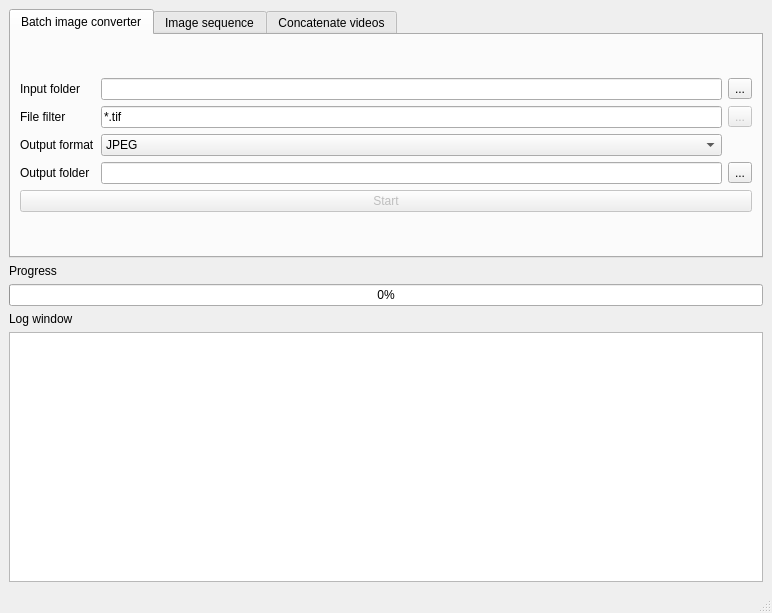
<?xml version="1.0" encoding="UTF-8"?>
<ui version="4.0">
 <class>MainWindow</class>
 <widget class="QMainWindow" name="MainWindow">
  <property name="geometry">
   <rect>
    <x>0</x>
    <y>0</y>
    <width>772</width>
    <height>613</height>
   </rect>
  </property>
  <property name="windowTitle">
   <string>MovieMaker</string>
  </property>
  <property name="windowIcon">
   <iconset resource="resource.qrc">
    <normaloff>:/resources/icons8-bobina-40.png</normaloff>:/resources/icons8-bobina-40.png</iconset>
  </property>
  <property name="unifiedTitleAndToolBarOnMac">
   <bool>false</bool>
  </property>
  <widget class="QWidget" name="centralwidget">
   <layout class="QVBoxLayout" name="verticalLayout_13">
    <item>
     <layout class="QVBoxLayout" name="verticalLayout_12">
      <item>
       <widget class="QTabWidget" name="tab_moviemaker">
        <property name="toolTip">
         <string/>
        </property>
        <property name="currentIndex">
         <number>0</number>
        </property>
        <widget class="QWidget" name="tab">
         <attribute name="title">
          <string>Batch image converter</string>
         </attribute>
         <layout class="QVBoxLayout" name="verticalLayout_11">
          <item>
           <layout class="QVBoxLayout" name="verticalLayout_9">
            <item>
             <layout class="QGridLayout" name="gridLayout_4">
              <item row="0" column="0">
               <widget class="QLabel" name="label_10">
                <property name="text">
                 <string>Input folder</string>
                </property>
                <property name="buddy">
                 <cstring>converter_input_path_text</cstring>
                </property>
               </widget>
              </item>
              <item row="0" column="1">
               <widget class="QLineEdit" name="converter_input_path_text">
                <property name="minimumSize">
                 <size>
                  <width>300</width>
                  <height>0</height>
                 </size>
                </property>
                <property name="toolTip">
                 <string>&lt;html&gt;&lt;head/&gt;&lt;body&gt;&lt;p&gt;&lt;span style=&quot; font-weight:600;&quot;&gt;Input directory&lt;/span&gt;&lt;/p&gt;&lt;/body&gt;&lt;/html&gt;</string>
                </property>
               </widget>
              </item>
              <item row="0" column="2">
               <widget class="QToolButton" name="converter_input_path_button">
                <property name="toolTip">
                 <string>&lt;html&gt;&lt;head/&gt;&lt;body&gt;&lt;p&gt;&lt;span style=&quot; font-weight:600;&quot;&gt;Open a file dialog window&lt;/span&gt;&lt;/p&gt;&lt;p&gt;And select the directory containing the input files you want to convert&lt;/p&gt;&lt;/body&gt;&lt;/html&gt;</string>
                </property>
                <property name="text">
                 <string>...</string>
                </property>
                <property name="icon">
                 <iconset resource="resource.qrc">
                  <normaloff>:/resources/icons8-opened-folder-30.png</normaloff>:/resources/icons8-opened-folder-30.png</iconset>
                </property>
               </widget>
              </item>
              <item row="1" column="0">
               <widget class="QLabel" name="label_11">
                <property name="text">
                 <string>File filter</string>
                </property>
                <property name="buddy">
                 <cstring>converter_file_filter_text</cstring>
                </property>
               </widget>
              </item>
              <item row="1" column="1">
               <widget class="QLineEdit" name="converter_file_filter_text">
                <property name="minimumSize">
                 <size>
                  <width>300</width>
                  <height>0</height>
                 </size>
                </property>
                <property name="toolTip">
                 <string>&lt;html&gt;&lt;head/&gt;&lt;body&gt;&lt;p&gt;Use wildcards (* and ?) to define your selection filter&lt;/p&gt;&lt;/body&gt;&lt;/html&gt;</string>
                </property>
                <property name="text">
                 <string>*.tif</string>
                </property>
               </widget>
              </item>
              <item row="1" column="2">
               <widget class="QToolButton" name="converter_test_filter_button">
                <property name="enabled">
                 <bool>false</bool>
                </property>
                <property name="toolTip">
                 <string>&lt;html&gt;&lt;head/&gt;&lt;body&gt;&lt;p&gt;&lt;span style=&quot; font-weight:600;&quot;&gt;Check if the filter is matching your selection.&lt;/span&gt;&lt;/p&gt;&lt;p&gt;A list of selected files is displayed in the log window.&lt;/p&gt;&lt;/body&gt;&lt;/html&gt;</string>
                </property>
                <property name="text">
                 <string>...</string>
                </property>
                <property name="icon">
                 <iconset resource="resource.qrc">
                  <normaloff>:/resources/icons8-ok-30.png</normaloff>:/resources/icons8-ok-30.png</iconset>
                </property>
               </widget>
              </item>
              <item row="2" column="0">
               <widget class="QLabel" name="label_13">
                <property name="text">
                 <string>Output format</string>
                </property>
                <property name="buddy">
                 <cstring>converter_output_format_combobox</cstring>
                </property>
               </widget>
              </item>
              <item row="2" column="1">
               <widget class="QComboBox" name="converter_output_format_combobox">
                <property name="minimumSize">
                 <size>
                  <width>300</width>
                  <height>0</height>
                 </size>
                </property>
                <property name="toolTip">
                 <string>&lt;html&gt;&lt;head/&gt;&lt;body&gt;&lt;p&gt;Select the output file format&lt;/p&gt;&lt;/body&gt;&lt;/html&gt;</string>
                </property>
                <property name="currentIndex">
                 <number>0</number>
                </property>
                <item>
                 <property name="text">
                  <string comment="JPG">JPEG</string>
                 </property>
                </item>
                <item>
                 <property name="text">
                  <string comment="PNG">PNG</string>
                 </property>
                </item>
               </widget>
              </item>
              <item row="3" column="0">
               <widget class="QLabel" name="label_12">
                <property name="text">
                 <string>Output folder</string>
                </property>
                <property name="buddy">
                 <cstring>converter_output_path_text</cstring>
                </property>
               </widget>
              </item>
              <item row="3" column="1">
               <widget class="QLineEdit" name="converter_output_path_text">
                <property name="minimumSize">
                 <size>
                  <width>300</width>
                  <height>0</height>
                 </size>
                </property>
                <property name="toolTip">
                 <string>&lt;html&gt;&lt;head/&gt;&lt;body&gt;&lt;p&gt;Output folder&lt;/p&gt;&lt;/body&gt;&lt;/html&gt;</string>
                </property>
               </widget>
              </item>
              <item row="3" column="2">
               <widget class="QToolButton" name="converter_output_path_button">
                <property name="text">
                 <string>...</string>
                </property>
                <property name="icon">
                 <iconset resource="resource.qrc">
                  <normaloff>:/resources/icons8-opened-folder-30.png</normaloff>:/resources/icons8-opened-folder-30.png</iconset>
                </property>
               </widget>
              </item>
             </layout>
            </item>
            <item>
             <widget class="QPushButton" name="converter_start_button">
              <property name="enabled">
               <bool>false</bool>
              </property>
              <property name="sizePolicy">
               <sizepolicy hsizetype="Minimum" vsizetype="Fixed">
                <horstretch>0</horstretch>
                <verstretch>0</verstretch>
               </sizepolicy>
              </property>
              <property name="toolTip">
               <string>&lt;html&gt;&lt;head/&gt;&lt;body&gt;&lt;p&gt;Start the batch conversion&lt;/p&gt;&lt;/body&gt;&lt;/html&gt;</string>
              </property>
              <property name="text">
               <string>Start</string>
              </property>
              <property name="icon">
               <iconset resource="resource.qrc">
                <normaloff>:/resources/icons8-start-30.png</normaloff>:/resources/icons8-start-30.png</iconset>
              </property>
             </widget>
            </item>
           </layout>
          </item>
         </layout>
        </widget>
        <widget class="QWidget" name="tab_imagesequence">
         <attribute name="title">
          <string>Image sequence</string>
         </attribute>
         <layout class="QVBoxLayout" name="verticalLayout_10">
          <item>
           <layout class="QGridLayout" name="gridLayout_2">
            <item row="0" column="0">
             <widget class="QLabel" name="label">
              <property name="text">
               <string>Input folder</string>
              </property>
              <property name="buddy">
               <cstring>sequence_image_path_text</cstring>
              </property>
             </widget>
            </item>
            <item row="0" column="1">
             <widget class="QLineEdit" name="sequence_image_path_text">
              <property name="minimumSize">
               <size>
                <width>300</width>
                <height>0</height>
               </size>
              </property>
              <property name="toolTip">
               <string>&lt;html&gt;&lt;head/&gt;&lt;body&gt;&lt;p&gt;Folder containig the images to build the video sequence&lt;/p&gt;&lt;/body&gt;&lt;/html&gt;</string>
              </property>
             </widget>
            </item>
            <item row="0" column="2">
             <widget class="QToolButton" name="sequence_input_open_folder_button">
              <property name="toolTip">
               <string>&lt;html&gt;&lt;head/&gt;&lt;body&gt;&lt;p&gt;Open a file dialog window to select the input folder&lt;/p&gt;&lt;/body&gt;&lt;/html&gt;</string>
              </property>
              <property name="text">
               <string>...</string>
              </property>
              <property name="icon">
               <iconset resource="resource.qrc">
                <normaloff>:/resources/icons8-opened-folder-30.png</normaloff>:/resources/icons8-opened-folder-30.png</iconset>
              </property>
             </widget>
            </item>
            <item row="1" column="0">
             <widget class="QLabel" name="label_2">
              <property name="text">
               <string>Image filter</string>
              </property>
              <property name="buddy">
               <cstring>sequence_image_filter_text</cstring>
              </property>
             </widget>
            </item>
            <item row="1" column="1">
             <widget class="QLineEdit" name="sequence_image_filter_text">
              <property name="minimumSize">
               <size>
                <width>0</width>
                <height>0</height>
               </size>
              </property>
              <property name="toolTip">
               <string>&lt;html&gt;&lt;head/&gt;&lt;body&gt;&lt;p&gt;Use wildcards (* and ?) to filter the files in the input folder.&lt;/p&gt;&lt;/body&gt;&lt;/html&gt;</string>
              </property>
              <property name="text">
               <string>*.jpeg</string>
              </property>
             </widget>
            </item>
            <item row="2" column="0">
             <widget class="QLabel" name="label_3">
              <property name="text">
               <string>Output video filename</string>
              </property>
              <property name="buddy">
               <cstring>sequence_output_filename_text</cstring>
              </property>
             </widget>
            </item>
            <item row="2" column="1">
             <widget class="QLineEdit" name="sequence_output_filename_text">
              <property name="minimumSize">
               <size>
                <width>0</width>
                <height>0</height>
               </size>
              </property>
              <property name="toolTip">
               <string>&lt;html&gt;&lt;head/&gt;&lt;body&gt;&lt;p&gt;Filename of the output image sequence movie.&lt;/p&gt;&lt;/body&gt;&lt;/html&gt;</string>
              </property>
             </widget>
            </item>
            <item row="2" column="2">
             <widget class="QToolButton" name="sequence_output_filename_button">
              <property name="toolTip">
               <string>&lt;html&gt;&lt;head/&gt;&lt;body&gt;&lt;p&gt;Open a file dialog window to select the output file name&lt;/p&gt;&lt;/body&gt;&lt;/html&gt;</string>
              </property>
              <property name="text">
               <string>...</string>
              </property>
              <property name="icon">
               <iconset resource="resource.qrc">
                <normaloff>:/resources/icons8-opened-folder-30.png</normaloff>:/resources/icons8-opened-folder-30.png</iconset>
              </property>
             </widget>
            </item>
            <item row="1" column="2">
             <widget class="QToolButton" name="sequence_test_filter_button">
              <property name="enabled">
               <bool>false</bool>
              </property>
              <property name="toolTip">
               <string>&lt;html&gt;&lt;head/&gt;&lt;body&gt;&lt;p&gt;Check the it the filter is matching your selection. &lt;/p&gt;&lt;p&gt;The output is displayed in the log window.&lt;/p&gt;&lt;/body&gt;&lt;/html&gt;</string>
              </property>
              <property name="text">
               <string>...</string>
              </property>
              <property name="icon">
               <iconset resource="resource.qrc">
                <normaloff>:/resources/icons8-ok-30.png</normaloff>:/resources/icons8-ok-30.png</iconset>
              </property>
             </widget>
            </item>
           </layout>
          </item>
          <item>
           <layout class="QVBoxLayout" name="verticalLayout">
            <item>
             <widget class="QGroupBox" name="sequence_groupbox">
              <property name="title">
               <string>Advanced options</string>
              </property>
              <layout class="QVBoxLayout" name="verticalLayout_3">
               <item>
                <layout class="QVBoxLayout" name="verticalLayout_2">
                 <item>
                  <layout class="QHBoxLayout" name="horizontalLayout_4">
                   <item>
                    <widget class="QLabel" name="label_4">
                     <property name="text">
                      <string>FPS</string>
                     </property>
                     <property name="buddy">
                      <cstring>sequence_fpb_spin</cstring>
                     </property>
                    </widget>
                   </item>
                   <item>
                    <widget class="QDoubleSpinBox" name="sequence_fpb_spin">
                     <property name="toolTip">
                      <string>&lt;html&gt;&lt;head/&gt;&lt;body&gt;&lt;p&gt;Select a number of frame to display in a second.&lt;/p&gt;&lt;/body&gt;&lt;/html&gt;</string>
                     </property>
                     <property name="prefix">
                      <string/>
                     </property>
                     <property name="minimum">
                      <double>0.100000000000000</double>
                     </property>
                     <property name="singleStep">
                      <double>0.010000000000000</double>
                     </property>
                     <property name="value">
                      <double>4.000000000000000</double>
                     </property>
                    </widget>
                   </item>
                  </layout>
                 </item>
                </layout>
               </item>
              </layout>
             </widget>
            </item>
            <item>
             <widget class="QPushButton" name="sequence_start_button">
              <property name="enabled">
               <bool>false</bool>
              </property>
              <property name="sizePolicy">
               <sizepolicy hsizetype="Minimum" vsizetype="Fixed">
                <horstretch>0</horstretch>
                <verstretch>0</verstretch>
               </sizepolicy>
              </property>
              <property name="toolTip">
               <string>&lt;html&gt;&lt;head/&gt;&lt;body&gt;&lt;p&gt;Start the image sequence composition&lt;/p&gt;&lt;/body&gt;&lt;/html&gt;</string>
              </property>
              <property name="text">
               <string>Start</string>
              </property>
              <property name="icon">
               <iconset resource="resource.qrc">
                <normaloff>:/resources/icons8-start-30.png</normaloff>:/resources/icons8-start-30.png</iconset>
              </property>
             </widget>
            </item>
           </layout>
          </item>
         </layout>
        </widget>
        <widget class="QWidget" name="tab_concatenate">
         <attribute name="title">
          <string>Concatenate videos</string>
         </attribute>
         <layout class="QVBoxLayout" name="verticalLayout_5">
          <item>
           <layout class="QVBoxLayout" name="verticalLayout_4">
            <item>
             <layout class="QVBoxLayout" name="verticalLayout_7">
              <item>
               <widget class="QGroupBox" name="groupBox">
                <property name="title">
                 <string>Input files</string>
                </property>
                <layout class="QHBoxLayout" name="horizontalLayout_2">
                 <item>
                  <layout class="QGridLayout" name="gridLayout">
                   <item row="0" column="1">
                    <widget class="QLineEdit" name="join_video1_path_text">
                     <property name="minimumSize">
                      <size>
                       <width>200</width>
                       <height>0</height>
                      </size>
                     </property>
                     <property name="toolTip">
                      <string>&lt;html&gt;&lt;head/&gt;&lt;body&gt;&lt;p&gt;Filename of the first video&lt;/p&gt;&lt;/body&gt;&lt;/html&gt;</string>
                     </property>
                    </widget>
                   </item>
                   <item row="1" column="0">
                    <widget class="QLabel" name="label_8">
                     <property name="text">
                      <string>Second video</string>
                     </property>
                     <property name="buddy">
                      <cstring>join_video2_path_text</cstring>
                     </property>
                    </widget>
                   </item>
                   <item row="1" column="1">
                    <widget class="QLineEdit" name="join_video2_path_text">
                     <property name="minimumSize">
                      <size>
                       <width>200</width>
                       <height>0</height>
                      </size>
                     </property>
                     <property name="toolTip">
                      <string>&lt;html&gt;&lt;head/&gt;&lt;body&gt;&lt;p&gt;Filename of the second video&lt;/p&gt;&lt;/body&gt;&lt;/html&gt;</string>
                     </property>
                    </widget>
                   </item>
                   <item row="0" column="0">
                    <widget class="QLabel" name="label_7">
                     <property name="text">
                      <string>First video</string>
                     </property>
                     <property name="buddy">
                      <cstring>join_video1_path_text</cstring>
                     </property>
                    </widget>
                   </item>
                   <item row="1" column="2">
                    <widget class="QToolButton" name="join_open_video2_button">
                     <property name="text">
                      <string>...</string>
                     </property>
                     <property name="icon">
                      <iconset resource="resource.qrc">
                       <normaloff>:/resources/icons8-opened-folder-30.png</normaloff>:/resources/icons8-opened-folder-30.png</iconset>
                     </property>
                    </widget>
                   </item>
                   <item row="0" column="2">
                    <widget class="QToolButton" name="join_open_video1_button">
                     <property name="text">
                      <string>...</string>
                     </property>
                     <property name="icon">
                      <iconset resource="resource.qrc">
                       <normaloff>:/resources/icons8-opened-folder-30.png</normaloff>:/resources/icons8-opened-folder-30.png</iconset>
                     </property>
                    </widget>
                   </item>
                  </layout>
                 </item>
                </layout>
               </widget>
              </item>
              <item>
               <widget class="QGroupBox" name="groupBox_2">
                <property name="title">
                 <string>Output file</string>
                </property>
                <layout class="QHBoxLayout" name="horizontalLayout_3">
                 <item>
                  <layout class="QGridLayout" name="gridLayout_3">
                   <item row="0" column="0">
                    <widget class="QLabel" name="label_9">
                     <property name="text">
                      <string>Output video</string>
                     </property>
                     <property name="buddy">
                      <cstring>join_outputvideo_path_text</cstring>
                     </property>
                    </widget>
                   </item>
                   <item row="0" column="1">
                    <widget class="QLineEdit" name="join_outputvideo_path_text">
                     <property name="minimumSize">
                      <size>
                       <width>200</width>
                       <height>0</height>
                      </size>
                     </property>
                     <property name="toolTip">
                      <string>&lt;html&gt;&lt;head/&gt;&lt;body&gt;&lt;p&gt;Filename of the output video&lt;/p&gt;&lt;/body&gt;&lt;/html&gt;</string>
                     </property>
                    </widget>
                   </item>
                   <item row="0" column="2">
                    <widget class="QToolButton" name="join_open_output_video_button">
                     <property name="text">
                      <string>...</string>
                     </property>
                     <property name="icon">
                      <iconset resource="resource.qrc">
                       <normaloff>:/resources/icons8-opened-folder-30.png</normaloff>:/resources/icons8-opened-folder-30.png</iconset>
                     </property>
                    </widget>
                   </item>
                  </layout>
                 </item>
                </layout>
               </widget>
              </item>
             </layout>
            </item>
            <item>
             <widget class="QPushButton" name="join_start_button">
              <property name="enabled">
               <bool>false</bool>
              </property>
              <property name="focusPolicy">
               <enum>Qt::NoFocus</enum>
              </property>
              <property name="toolTip">
               <string>&lt;html&gt;&lt;head/&gt;&lt;body&gt;&lt;p&gt;Start to join the videos&lt;/p&gt;&lt;/body&gt;&lt;/html&gt;</string>
              </property>
              <property name="text">
               <string>Start</string>
              </property>
              <property name="icon">
               <iconset resource="resource.qrc">
                <normaloff>:/resources/icons8-start-30.png</normaloff>:/resources/icons8-start-30.png</iconset>
              </property>
             </widget>
            </item>
           </layout>
          </item>
         </layout>
        </widget>
       </widget>
      </item>
      <item>
       <layout class="QVBoxLayout" name="verticalLayout_6">
        <item>
         <widget class="QLabel" name="progressbar_label">
          <property name="text">
           <string>Progress</string>
          </property>
         </widget>
        </item>
        <item>
         <widget class="QProgressBar" name="progressBar">
          <property name="value">
           <number>0</number>
          </property>
          <property name="textVisible">
           <bool>true</bool>
          </property>
         </widget>
        </item>
       </layout>
      </item>
      <item>
       <layout class="QVBoxLayout" name="verticalLayout_8">
        <item>
         <widget class="QLabel" name="label_6">
          <property name="text">
           <string>Log window</string>
          </property>
          <property name="buddy">
           <cstring>messagewindow</cstring>
          </property>
         </widget>
        </item>
        <item>
         <widget class="QPlainTextEdit" name="messagewindow">
          <property name="minimumSize">
           <size>
            <width>750</width>
            <height>250</height>
           </size>
          </property>
          <property name="readOnly">
           <bool>true</bool>
          </property>
         </widget>
        </item>
       </layout>
      </item>
     </layout>
    </item>
   </layout>
  </widget>
  <widget class="QMenuBar" name="menubar">
   <property name="geometry">
    <rect>
     <x>0</x>
     <y>0</y>
     <width>772</width>
     <height>21</height>
    </rect>
   </property>
  </widget>
  <widget class="QStatusBar" name="statusbar"/>
 </widget>
 <tabstops>
  <tabstop>tab_moviemaker</tabstop>
  <tabstop>converter_input_path_text</tabstop>
  <tabstop>converter_input_path_button</tabstop>
  <tabstop>converter_file_filter_text</tabstop>
  <tabstop>converter_test_filter_button</tabstop>
  <tabstop>converter_output_format_combobox</tabstop>
  <tabstop>converter_output_path_text</tabstop>
  <tabstop>converter_output_path_button</tabstop>
  <tabstop>converter_start_button</tabstop>
  <tabstop>sequence_image_path_text</tabstop>
  <tabstop>sequence_input_open_folder_button</tabstop>
  <tabstop>sequence_image_filter_text</tabstop>
  <tabstop>sequence_test_filter_button</tabstop>
  <tabstop>sequence_output_filename_text</tabstop>
  <tabstop>sequence_output_filename_button</tabstop>
  <tabstop>sequence_fpb_spin</tabstop>
  <tabstop>sequence_start_button</tabstop>
  <tabstop>join_video1_path_text</tabstop>
  <tabstop>join_open_video1_button</tabstop>
  <tabstop>join_video2_path_text</tabstop>
  <tabstop>join_open_video2_button</tabstop>
  <tabstop>join_outputvideo_path_text</tabstop>
  <tabstop>join_open_output_video_button</tabstop>
  <tabstop>messagewindow</tabstop>
 </tabstops>
 <resources>
  <include location="resource.qrc"/>
 </resources>
 <connections>
  <connection>
   <sender>sequence_input_open_folder_button</sender>
   <signal>clicked()</signal>
   <receiver>MainWindow</receiver>
   <slot>sequence_open_input_folder()</slot>
   <hints>
    <hint type="sourcelabel">
     <x>747</x>
     <y>86</y>
    </hint>
    <hint type="destinationlabel">
     <x>521</x>
     <y>32</y>
    </hint>
   </hints>
  </connection>
  <connection>
   <sender>sequence_output_filename_button</sender>
   <signal>clicked()</signal>
   <receiver>MainWindow</receiver>
   <slot>sequence_open_output_file()</slot>
   <hints>
    <hint type="sourcelabel">
     <x>747</x>
     <y>146</y>
    </hint>
    <hint type="destinationlabel">
     <x>288</x>
     <y>31</y>
    </hint>
   </hints>
  </connection>
  <connection>
   <sender>join_start_button</sender>
   <signal>clicked()</signal>
   <receiver>MainWindow</receiver>
   <slot>join_start()</slot>
   <hints>
    <hint type="sourcelabel">
     <x>430</x>
     <y>227</y>
    </hint>
    <hint type="destinationlabel">
     <x>460</x>
     <y>22</y>
    </hint>
   </hints>
  </connection>
  <connection>
   <sender>join_open_video1_button</sender>
   <signal>clicked()</signal>
   <receiver>MainWindow</receiver>
   <slot>join_open_video1()</slot>
   <hints>
    <hint type="sourcelabel">
     <x>735</x>
     <y>109</y>
    </hint>
    <hint type="destinationlabel">
     <x>518</x>
     <y>314</y>
    </hint>
   </hints>
  </connection>
  <connection>
   <sender>join_open_video2_button</sender>
   <signal>clicked()</signal>
   <receiver>MainWindow</receiver>
   <slot>join_open_video2()</slot>
   <hints>
    <hint type="sourcelabel">
     <x>735</x>
     <y>137</y>
    </hint>
    <hint type="destinationlabel">
     <x>514</x>
     <y>303</y>
    </hint>
   </hints>
  </connection>
  <connection>
   <sender>join_open_output_video_button</sender>
   <signal>clicked()</signal>
   <receiver>MainWindow</receiver>
   <slot>join_open_output_video()</slot>
   <hints>
    <hint type="sourcelabel">
     <x>735</x>
     <y>200</y>
    </hint>
    <hint type="destinationlabel">
     <x>517</x>
     <y>269</y>
    </hint>
   </hints>
  </connection>
  <connection>
   <sender>sequence_test_filter_button</sender>
   <signal>clicked()</signal>
   <receiver>MainWindow</receiver>
   <slot>sequence_test_filter()</slot>
   <hints>
    <hint type="sourcelabel">
     <x>747</x>
     <y>116</y>
    </hint>
    <hint type="destinationlabel">
     <x>514</x>
     <y>577</y>
    </hint>
   </hints>
  </connection>
  <connection>
   <sender>sequence_image_path_text</sender>
   <signal>editingFinished()</signal>
   <receiver>MainWindow</receiver>
   <slot>sequence_validate_start()</slot>
   <hints>
    <hint type="sourcelabel">
     <x>276</x>
     <y>66</y>
    </hint>
    <hint type="destinationlabel">
     <x>328</x>
     <y>26</y>
    </hint>
   </hints>
  </connection>
  <connection>
   <sender>sequence_image_filter_text</sender>
   <signal>editingFinished()</signal>
   <receiver>MainWindow</receiver>
   <slot>sequence_validate_start()</slot>
   <hints>
    <hint type="sourcelabel">
     <x>322</x>
     <y>99</y>
    </hint>
    <hint type="destinationlabel">
     <x>516</x>
     <y>98</y>
    </hint>
   </hints>
  </connection>
  <connection>
   <sender>sequence_output_filename_text</sender>
   <signal>editingFinished()</signal>
   <receiver>MainWindow</receiver>
   <slot>sequence_validate_start()</slot>
   <hints>
    <hint type="sourcelabel">
     <x>423</x>
     <y>130</y>
    </hint>
    <hint type="destinationlabel">
     <x>514</x>
     <y>169</y>
    </hint>
   </hints>
  </connection>
  <connection>
   <sender>converter_input_path_button</sender>
   <signal>clicked()</signal>
   <receiver>MainWindow</receiver>
   <slot>converter_open_input_folder()</slot>
   <hints>
    <hint type="sourcelabel">
     <x>746</x>
     <y>94</y>
    </hint>
    <hint type="destinationlabel">
     <x>483</x>
     <y>588</y>
    </hint>
   </hints>
  </connection>
  <connection>
   <sender>converter_test_filter_button</sender>
   <signal>clicked()</signal>
   <receiver>MainWindow</receiver>
   <slot>converter_test_filter()</slot>
   <hints>
    <hint type="sourcelabel">
     <x>746</x>
     <y>131</y>
    </hint>
    <hint type="destinationlabel">
     <x>446</x>
     <y>585</y>
    </hint>
   </hints>
  </connection>
  <connection>
   <sender>converter_output_path_button</sender>
   <signal>clicked()</signal>
   <receiver>MainWindow</receiver>
   <slot>converter_open_output_folder()</slot>
   <hints>
    <hint type="sourcelabel">
     <x>746</x>
     <y>203</y>
    </hint>
    <hint type="destinationlabel">
     <x>324</x>
     <y>585</y>
    </hint>
   </hints>
  </connection>
  <connection>
   <sender>converter_input_path_text</sender>
   <signal>editingFinished()</signal>
   <receiver>MainWindow</receiver>
   <slot>converter_validate_start()</slot>
   <hints>
    <hint type="sourcelabel">
     <x>198</x>
     <y>93</y>
    </hint>
    <hint type="destinationlabel">
     <x>766</x>
     <y>587</y>
    </hint>
   </hints>
  </connection>
  <connection>
   <sender>converter_file_filter_text</sender>
   <signal>editingFinished()</signal>
   <receiver>MainWindow</receiver>
   <slot>converter_validate_start()</slot>
   <hints>
    <hint type="sourcelabel">
     <x>267</x>
     <y>130</y>
    </hint>
    <hint type="destinationlabel">
     <x>29</x>
     <y>586</y>
    </hint>
   </hints>
  </connection>
  <connection>
   <sender>converter_output_path_text</sender>
   <signal>editingFinished()</signal>
   <receiver>MainWindow</receiver>
   <slot>converter_validate_start()</slot>
   <hints>
    <hint type="sourcelabel">
     <x>156</x>
     <y>199</y>
    </hint>
    <hint type="destinationlabel">
     <x>47</x>
     <y>590</y>
    </hint>
   </hints>
  </connection>
  <connection>
   <sender>converter_output_format_combobox</sender>
   <signal>currentIndexChanged(QString)</signal>
   <receiver>MainWindow</receiver>
   <slot>converter_validate_start()</slot>
   <hints>
    <hint type="sourcelabel">
     <x>407</x>
     <y>165</y>
    </hint>
    <hint type="destinationlabel">
     <x>385</x>
     <y>306</y>
    </hint>
   </hints>
  </connection>
  <connection>
   <sender>sequence_fpb_spin</sender>
   <signal>valueChanged(double)</signal>
   <receiver>MainWindow</receiver>
   <slot>sequence_validate_start()</slot>
   <hints>
    <hint type="sourcelabel">
     <x>458</x>
     <y>191</y>
    </hint>
    <hint type="destinationlabel">
     <x>711</x>
     <y>592</y>
    </hint>
   </hints>
  </connection>
  <connection>
   <sender>join_video1_path_text</sender>
   <signal>editingFinished()</signal>
   <receiver>MainWindow</receiver>
   <slot>join_validate_start()</slot>
   <hints>
    <hint type="sourcelabel">
     <x>261</x>
     <y>102</y>
    </hint>
    <hint type="destinationlabel">
     <x>570</x>
     <y>23</y>
    </hint>
   </hints>
  </connection>
  <connection>
   <sender>join_video2_path_text</sender>
   <signal>editingFinished()</signal>
   <receiver>MainWindow</receiver>
   <slot>join_validate_start()</slot>
   <hints>
    <hint type="sourcelabel">
     <x>339</x>
     <y>124</y>
    </hint>
    <hint type="destinationlabel">
     <x>720</x>
     <y>22</y>
    </hint>
   </hints>
  </connection>
  <connection>
   <sender>join_outputvideo_path_text</sender>
   <signal>editingFinished()</signal>
   <receiver>MainWindow</receiver>
   <slot>join_validate_start()</slot>
   <hints>
    <hint type="sourcelabel">
     <x>536</x>
     <y>189</y>
    </hint>
    <hint type="destinationlabel">
     <x>693</x>
     <y>26</y>
    </hint>
   </hints>
  </connection>
 </connections>
 <slots>
  <slot>sequence_test_filter()</slot>
  <slot>sequence_open_input_folder()</slot>
  <slot>sequence_open_output_file()</slot>
  <slot>sequence_open_temp_folder()</slot>
  <slot>sequence_start()</slot>
  <slot>join_start()</slot>
  <slot>join_open_video1()</slot>
  <slot>join_open_video2()</slot>
  <slot>join_open_output_video()</slot>
  <slot>sequence_validate_start()</slot>
  <slot>converter_open_input_folder()</slot>
  <slot>converter_test_filter()</slot>
  <slot>converter_open_output_folder()</slot>
  <slot>converter_start()</slot>
  <slot>converter_validate_start()</slot>
  <slot>prefill_sequence_input_folder()</slot>
  <slot>join_validate_start()</slot>
 </slots>
</ui>
